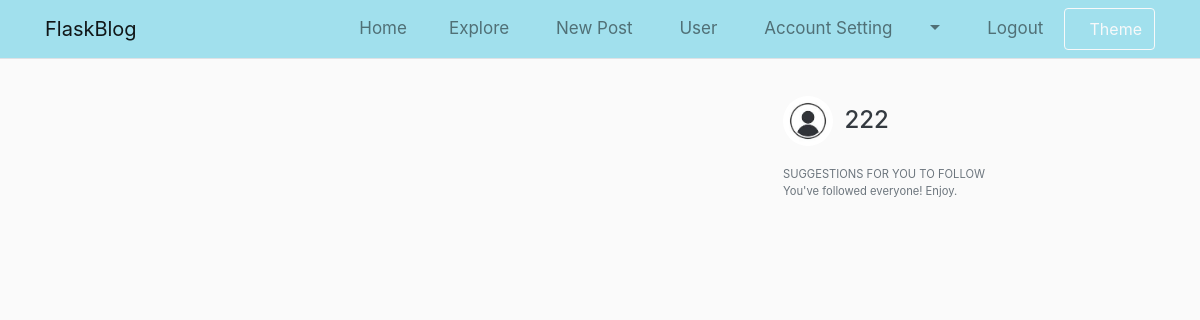
Before: / (signed in) with the older database file.
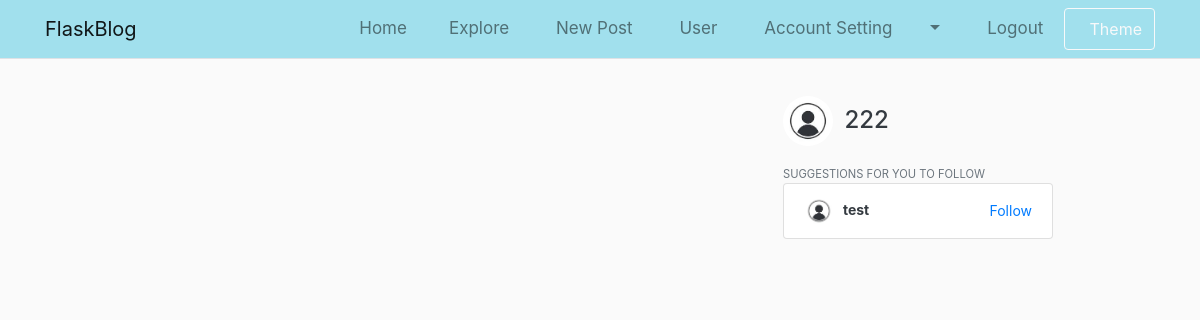
After: the same page with the newer database file.
### flaskapp/models.py (models this page shows, shortened)
class User(db.Model, UserMixin):
    __tablename__ = 'users'
    uid = db.Column(db.Integer, primary_key=True)
    username = db.Column(db.String(20), unique=True, nullable=False)
    password = db.Column(db.String(32), nullable=False)
    email = db.Column(db.String(120), unique=True, nullable=False)
    image_file = db.Column(db.String(20), nullable=False,
                           default='default.jpg')
    posts = db.relationship('Post', backref='author', lazy=True)
    comments = db.relationship('Comment', backref='author', lazy=True)
    follows = db.relationship(
        'User', secondary=followers,
        primaryjoin=(followers.c.user_id == uid),
        secondaryjoin=(followers.c.follows_id == uid),
        backref=db.backref('followers', lazy='dynamic'), lazy='dynamic')
    notifs = db.relationship('Notif', backref='notif_for', lazy=True)
    notif_count = db.Column(db.Integer, default=0)
    def get_old_notifs(self):
        limit = len(self.notifs) - self.notif_count
        self.notif_count = len(self.notifs)
        db.session.commit()
        if limit == 0:
            notifs = self.notifs[-4:]
        else:
            notifs = self.notifs[-4:-limit]
        notifs.reverse()
        return notifs
    def new_notif(self):
        return len(self.notifs) > self.notif_count
    def get_id(self):
        return self.uid
    def is_following(self, user):
        notifs = self.follows.filter(followers.c.follows_id == user.uid).count()  # noqa: E501
        return notifs > 0
    def get_user_suggestion(self):
        user_follows = self.follows
        avoid = [user.uid for user in user_follows]
        avoid.append(self.uid)
        available_users = User.query.filter(User.uid.notin_(avoid)).all()
        if len(available_users) == 0:
            return []
        available_users.sort(key=lambda user: user.followers.count(),
                             reverse=True)
        return available_users[:3]

### flaskapp/routes.py (the view, shortened to what this page needs)
@app.route("/", methods=['GET', 'POST'])
def home():
    if request.method == 'GET':
        if not current_user.is_authenticated:
            return redirect(url_for('register'))
        return render_template("home.html", title="FlaskBlog",
                               get_file_url=get_file_url)

### flaskapp/helpers.py (called while the page is built)
def get_file_url(f_path):
    return f'/static/{f_path}'

### flaskapp/models.py (called while the page is built)
@login_manager.user_loader
def load_user(user_id):
    return User.query.get(int(user_id))

### flaskapp/templates/home.html (shortened to what this page needs)
{% extends "layout.html" %}
{% block sidebar %}
<div class="col-md-3 sidebar" style="position: fixed; float: right; right: 11%;">
    <div class="content-section">
        <h4 class="pb-2">
            <img class="side-account-img rounded-circle" src="{{ get_file_url('profile_pics/' + current_user.image_file) }}" alt="Profile Picture">
            <a class="text-dark" href="{{ url_for('get_user', username=current_user.username) }}">{{ current_user.username }}</a>
        </h4>
        <small class='text-muted text-uppercase'>Suggestions for you to follow</small>
        <ul class="list-group suggs">
            {% for user in current_user.get_user_suggestion() %}
                <li class="list-group-item">
                    <img class="account-img rounded-circle" src="{{ get_file_url('profile_pics/' + user.image_file) }}" alt="Profile Picture">
                    <a id="flw-{{user.uid}}" class="text-dark user-link" href="{{ url_for('get_user', username=user.username) }}">
                        {{ user.username }}
                    </a>
                    {% if current_user.is_following(user) %}
                        <a href="{{ url_for('unfollow_user', username=user.username) }}" class="mt-1 float-right flw-sug text-secondary" id="s-{{user.uid}}">Following</a>
                    {% elif user != current_user %}
                        <a href="{{ url_for('follow_user', username=user.username) }}" class="mt-1 float-right flw-sug text-primary" id="s-{{user.uid}}">Follow</a>
                    {% endif %}
                </li>
            {% else %}
                <small class="text-muted">You've followed everyone! Enjoy.</small>
            {% endfor %}
        </ul>
    </div>
</div>
{% endblock sidebar %}

Changed rows visible on the page:
added User: image_file (placeholder picture), username "test"
Other visible differences:
text no longer shown: "You've followed everyone! Enjoy."
